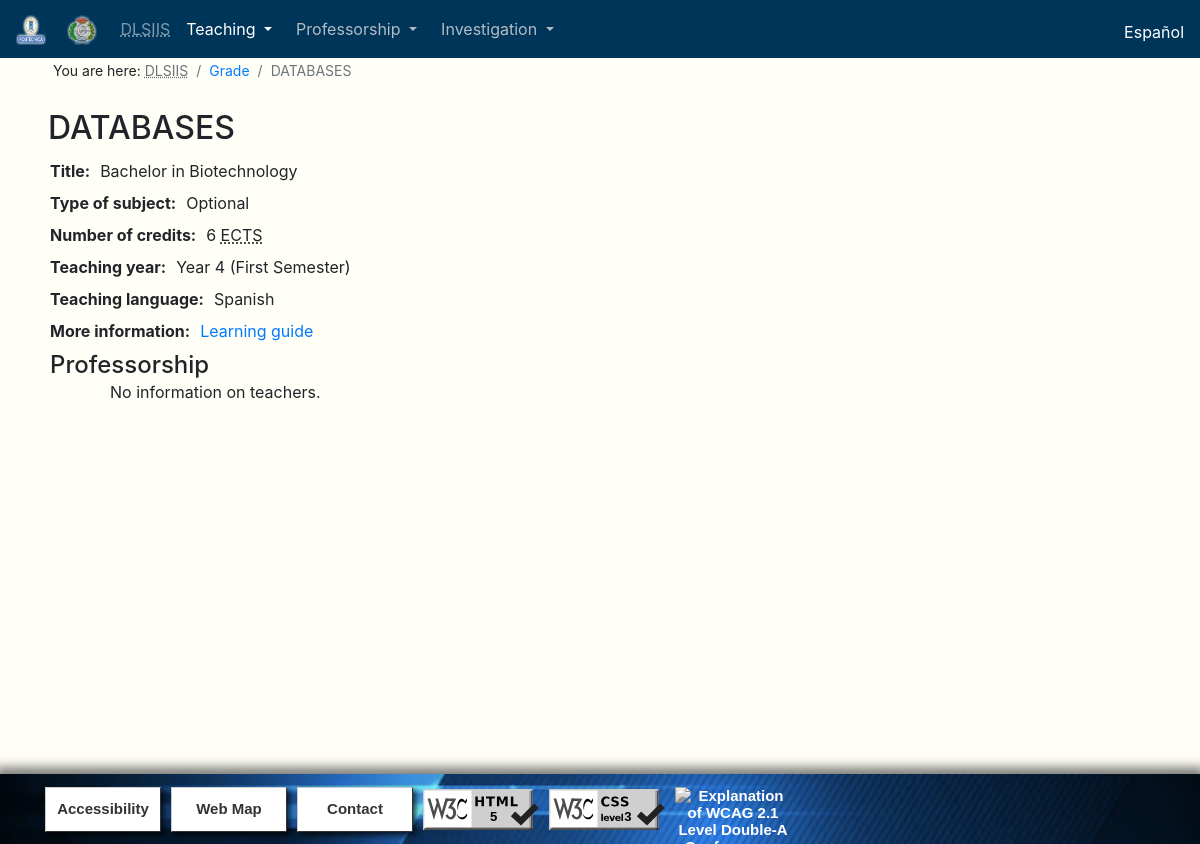
The page /Asignatura.php?codigo_tit_asig=02BT25004415&id_tit=02BT&tipo_tit=Grado&language=en on the database its author committed.
### tables this page shows
CREATE TABLE `asignaturas` (
  `id` varchar(20) NOT NULL,
  `codigo_titulacion` varchar(4) NOT NULL,
  `codigo_asignatura` varchar(10) NOT NULL,
  `nombre_tipo_asignatura` text NOT NULL,
  `nombre_asignatura` text NOT NULL,
  `nombre_asignatura_ingles` text NOT NULL,
  `curso` varchar(1) NOT NULL,
  `ects` decimal(3,1) NOT NULL,
  `semestre` varchar(50) NOT NULL,
  `idiomas` text NOT NULL,
  `guia_aprendizaje` text NOT NULL,
  `guia_aprendizaje_json` text NOT NULL
);

CREATE TABLE `titulo_espanol_ingles` (
  `codigo_titulo` varchar(4) NOT NULL,
  `nombre_espanol` text NOT NULL,
  `nombre_ingles` text NOT NULL,
  `url_espanol` text NOT NULL,
  `url_ingles` text NOT NULL
);

### Asignatura.php (the view, shortened to what this page needs)
<!DOCTYPE html>
<?php
$idioma = $_SESSION["language"];
include("".$idioma.".php");?>
<html lang="<?php echo $idioma;?>">
  <head>
    <link href = "css/Style.css" rel="stylesheet">
    <link rel="stylesheet" href="https://stackpath.bootstrapcdn.com/bootstrap/4.4.1/css/bootstrap.min.css"
>
  </head>
  <body style="background-color: #FFFEF7;">
    <nav class="navbar navbar-expand-sm navbar-dark fixed-top" style="background-color: #00355A;">
      <div class="mr-auto">
        <a class="navbar-brand" href="https://www.upm.es/" title="www.upm.es">
          <img src="Pictures/UPM.png" width="30" height="30" alt="LogoUPM">
        </a>
        <a class="navbar-brand" href="https://www.fi.upm.es/" title="www.fi.upm.es">
            <img src="Pictures/FI.png" width="30" height="30" alt="LogoFI">
        </a>
      </div>
      <div class="collapse navbar-collapse" id="collapsibleNavbar">
        <div class="navbar-nav-scroll">
          <ul class="navbar-nav">
            <li class="nav-item" style="color:#B3BCC3;">
              <a class="nav-link" href="index.php"><abbr title="<?php echo $dlsiis; ?>">DLSIIS</abbr></a>
            </li>
            <li class="nav-item dropdown active">
              <a class="nav-item nav-link dropdown-toggle mr-md-2" href="#" id="bd-versions1" data-toggle="dropdown" aria-haspopup="true" aria-expanded="false">
                <?php echo $docencia; ?>
              </a>
            </li>
            <li class="nav-item dropdown">
              <a class="nav-item nav-link dropdown-toggle mr-md-2" href="#" style="color:#B3BCC3;" id="bd-versions2" data-toggle="dropdown" aria-haspopup="true" aria-expanded="false">
                <?php echo $profesorado; ?>
              </a>
            </li>
            <li class="nav-item dropdown">
              <a class="nav-item nav-link dropdown-toggle mr-md-2" href="#" style="color:#B3BCC3;" id="bd-versions3" data-toggle="dropdown" aria-haspopup="true" aria-expanded="false">
                <?php echo $investigacion; ?>
              </a>
            </li>
          </ul>
        </div>
        <ul class="navbar-nav ml-md-auto">
          <li><div class="mr-auto" style="display: inline-flex; padding-top: 6px;">
						 <?php
            	echo $bandera; ?>
          </div></li>
        </ul>
      </div>
    </nav>
    <br>
    <br>
    <?php
			function quitar_tildes($cadena) {
				$no_permitidas= array ("á","é","í","ó","ú","Á","É","Í","Ó","Ú","ñ","À","Ã","Ì","Ò","Ù","Ã™","Ã ","Ã¨","Ã¬","Ã²",
				"Ã¹","ç","Ç","Ã¢","ê","Ã®","Ã´","Ã»","Ã‚","ÃŠ","ÃŽ","Ã”","Ã›","ü","Ã¶","Ã–","Ã¯","Ã¤","«","Ò","Ã","Ã„","Ã‹");
				$permitidas= array ("a","e","i","o","u","A","E","I","O","U","n","N","A","E","I","O","U","a","e","i","o","u","c",
				"C","a","e","i","o","u","A","E","I","O","U","u","o","O","i","a","e","U","I","A","E");
				$texto = str_replace($no_permitidas, $permitidas ,$cadena);
				return $texto;
				}
      $url = "";
      if (!empty($_GET["tipo_tit"])) {
        $tipo_titulacion = $_GET["tipo_tit"];
        $url = quitar_tildes($tipo_titulacion);
      }
      if ($tipo_titulacion != "Grado" and $tipo_titulacion != "Máster") {
        $url = "";
			}
			else{
				if ($tipo_titulacion == 'Grado' && $idioma == 'en'){
					$tipo_titulacion = 'Grade';
				}
				else if ($tipo_titulacion == 'Máster' && $idioma == 'en'){
					$tipo_titulacion = 'Master';
				}
      }
      $id_actual = $_GET["codigo_tit_asig"];
      $codigo_actual = $_GET["id_tit"];
      require_once ('loginBD.php');
      $sql_asignatura = $conn->prepare("SELECT * FROM asignaturas where id = ? ");
      $sql_asignatura->bind_param('s', $id_actual);
      $sql_asignatura->execute();
      $result_asignatura = $sql_asignatura->get_result();
      while ($row_asignatura =mysqli_fetch_array($result_asignatura)) {
				if ($idioma == 'en'){$nombre_asig = $row_asignatura["nombre_asignatura_ingles"];}
				else{$nombre_asig = $row_asignatura["nombre_asignatura"];}
      }
    ?>
    <nav aria-label="breadcrumb">
      <ol class="migas_de_pan breadcrumb" style="background-color: #FFFEF7;">
        <li style="padding-right: 4px;"><?php echo $usted; ?></li>
        <li class="breadcrumb-item active" aria-current="page"><abbr title="<?php echo $dlsiis; ?>">DLSIIS</abbr></li>
        <?php
          if (!empty($url)) {
            echo '<li class="breadcrumb-item"><a href="'.$url.'.php">'.$tipo_titulacion.'</a></li>';
          }
        ?>
        <li class="breadcrumb-item active" aria-current="page"><?php echo $nombre_asig;?></li>
      </ol>
    </nav>
    <div class="row container" style="max-width: none;padding-left: 25px;padding-right: 25px;margin-left: auto;margin-right: auto;">
      <?php
        $sql_tit = $conn->prepare("SELECT * FROM titulo_espanol_ingles where codigo_titulo = ? ");
        $sql_tit->bind_param('s', $codigo_actual);
        $sql_tit->execute();
        $result_tit = $sql_tit->get_result();
        while ($row_tit =mysqli_fetch_array($result_tit)) {
					if ($idioma == 'en') {
						$nombre_tit = utf8_encode($row_tit["nombre_ingles"]);
					}
					else {
						$nombre_tit = utf8_encode($row_tit["nombre_espanol"]);
					}
        }
        mysqli_data_seek($result_asignatura, 0);
        while ($row_asignatura = mysqli_fetch_array($result_asignatura)) {
					if ($idioma == 'en') {
						if ($row_asignatura["nombre_tipo_asignatura"] == "Básica"){$tipo_asignatura = "Basic";}
						else if ($row_asignatura["nombre_tipo_asignatura"] == "Obligatoria"){$tipo_asignatura = "Mandatory";}
						else if ($row_asignatura["nombre_tipo_asignatura"] == "Optativa"){$tipo_asignatura = "Optional";}
						else if ($row_asignatura["nombre_tipo_asignatura"] == "Proyecto fin de master"){$tipo_asignatura = "Master Thesis project";}
						else if ($row_asignatura["nombre_tipo_asignatura"] == "Prácticas externas"){$tipo_asignatura = "External internships";}
						else {$tipo_asignatura ="Training credits";}
						if ($row_asignatura["semestre"] == "Anual"){$curso_semestre = "Yearly";}
						else if ($row_asignatura["semestre"] == "Anual, Segundo Semestre"){$curso_semestre = "Yearly, Second Semester";}
						else if ($row_asignatura["semestre"] == "Indefinida dentro del curso académico"){$curso_semestre = "Indefinite within the academic year";}
						else if ($row_asignatura["semestre"] == "Primer Semestre"){$curso_semestre = "First Semester";}
						else if ($row_asignatura["semestre"] == "Primer Semestre, Segundo Semestre"){$curso_semestre = "First Semester, Second Semester";}
						else if ($row_asignatura["semestre"] == "Segundo Semestre"){$curso_semestre = "Second Semester";}
						else {$curso_semestre = "";}
						if ($row_asignatura["idiomas"] == "Castellano, Inglés"){$idioma_asig = "Spanish, English";}
						else if ($row_asignatura["idiomas"] == "Inglés"){$idioma_asig = "English";}
						else {$idioma_asig = "Spanish";}
          	echo '<h1 class="titulo1" style="margin-left:23px;">'.$row_asignatura["nombre_asignatura_ingles"].'</h1>';
          	echo '<dl class="lista_definicion">';
          	echo '<dt class="atributo">Title:</dt><dd class="atributo_2">'.$nombre_tit.'</dd>';
          	echo '<dt class="atributo">Type of subject:</dt><dd class="atributo_2">'.$tipo_asignatura.'</dd>';
          	$creditos = str_replace(".0", "", $row_asignatura["ects"]);
          	echo '<dt class="atributo">Number of credits:</dt><dd class="atributo_2">'.$creditos.' <abbr title="European Credit Transfer System">ECTS</abbr></dd>';
          	echo '<dt class="atributo">Teaching year:</dt><dd class="atributo_2">Year '.$row_asignatura["curso"].' ('.$curso_semestre.')</dd>';
          	echo '<dt class="atributo">Teaching language:</dt><dd class="atributo_2">'.$idioma_asig.'</dd>';
          	$url_guia = $row_asignatura["guia_aprendizaje"];
          	echo '<dt class="atributo">More information:</dt><dd class="atributo_2"><a href="'.$url_guia.'" target="_blank">Learning guide</a></dd>';
					}
				}
        echo '<dt><a class="titulo2" style="font-weight: 500;line-height: 1.2;">'.$profesorado.'</a></dt>';
        echo '<dd><ul class="lista_prof_asig">';
        $sql_profesores = $conn->prepare("SELECT id_profesor, coordinador FROM asignatura_profesor where codigo_asignatura = ? ORDER BY `asignatura_profesor`.`id_profesor` ASC");
        $sql_profesores->bind_param('s', $id_actual);
        $sql_profesores->execute();
        $result_profesores = $sql_profesores->get_result();
        while ($row_profesores = mysqli_fetch_array($result_profesores)) {
          $cont = 0;
        }
        if ($cont == 0) {
          echo '<li class="lista_sin_estilo">
                  <p>'.$inf_prof.'.</p>
                </li>';
        }
        echo '</ul>';
        echo "</dd></dl>";
      ?>
    </div>
    <?php include ("footer.php"); ?>
	</body>
 </html>

### css/Style.css (style rules this page uses)
html { position: relative; min-height: 100%; }
body { padding-bottom: 100px; }
.migas_de_pan { margin-left: 37px; font-size: 14px; }
.lista_sin_estilo { list-style: none; }
.lista_definicion { list-style: none; margin-top:-20px; width: 100%; padding-left: 25px; display: inline; text-align: left; }
.titulo1 { font-size: 2em; }
.titulo2 { font-size: 1.5em; }
.lista_prof_asig { list-style: none; width: 100%; margin-left: 20px; }
.atributo { margin-left: 10px; display: inline; }
.atributo_2 { margin-left: 10px; display: inline-table; }
.atributo::before { content: "\A"; white-space: pre; margin-left: 10px; }

### rows shown on the page
asignaturas: nombre_asignatura_ingles "DATABASES", nombre_tipo_asignatura "Optional", ects "6", curso "4", semestre "First Semester", idiomas "Spanish"
titulo_espanol_ingles: nombre_ingles "Bachelor in Biotechnology"

### other values the page prints
$docencia "Teaching"
$profesorado "Professorship"
$investigacion "Investigation"
$usted "You are here:"
$tipo_titulacion "Grade"
$inf_prof "No information on teachers"
$accesibilidad "Accessibility"
$mapaweb "Web Map"
$contacto "Contact"
